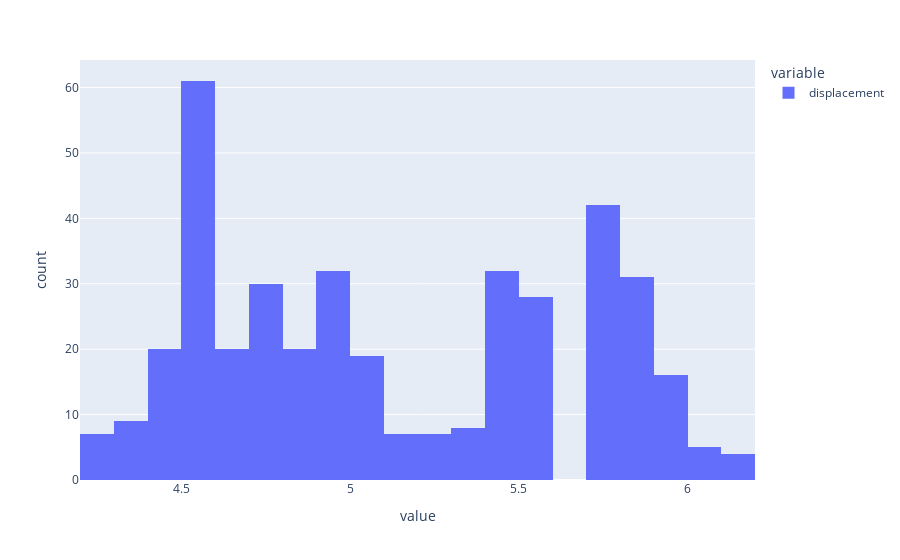

The notebook cell this image was saved under:
### Markdown cell above
Plot a log transformed `displacement`.

### Code cell
px.histogram(np.log1p(dataframe["displacement"]))

#<xml xmlns="https://developers.google.com/blockly/xml"><variables><variable id="zZmWV$gHDceKnNTL0qJD">px</variable></variables><block type="varDoMethod" id=";3XBa2S8*(1iI?altE[v" x="-115" y="207"><mutation items="1"></mutation><field name="VAR" id="zZmWV$gHDceKnNTL0qJD">px</field><field name="MEMBER">histogram</field><data>px:histogram</data><value name="ADD0"><block type="dummyOutputCodeBlock" id="v2~j@?227+GX^/(Du7(P"><field name="CODE">np.log1p(dataframe["displacement"])</field></block></value></block></xml>

### Figure 1 — Plotly figure (JSON) as saved in the notebook; plotly's stock layout.template omitted (floating-point values rounded to 4 significant figures; data arrays with more than 128 entries replaced by an {"elided": "..."} marker saying what was removed)
{"data": [{"bingroup": "x", "hovertemplate": "variable=displacement<br>value=%{x}<br>count=%{y}<extra></extra>", "legendgroup": "displacement", "marker": {"color": "#636efa", "pattern": {"shape": ""}}, "name": "displacement", "orientation": "v", "showlegend": true, "type": "histogram", "x": {"elided": "398 float values"}, "xaxis": "x", "yaxis": "y"}], "layout": {"barmode": "relative", "legend": {"title": {"text": "variable"}, "tracegroupgap": 0}, "margin": {"t": 60}, "xaxis": {"anchor": "y", "domain": [0, 1], "title": {"text": "value"}}, "yaxis": {"anchor": "x", "domain": [0, 1], "title": {"text": "count"}}}}
